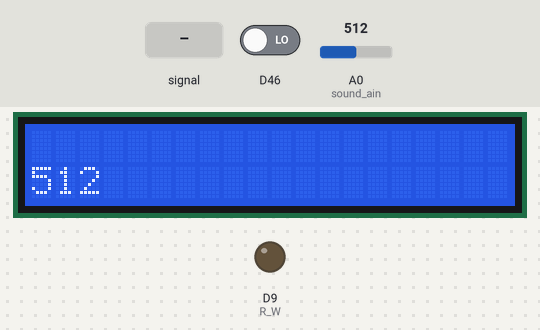
This sketch was run on a simulated Arduino Due. Parts: 20×2 character LCD, output pins drawn as LEDs (lit = HIGH). The test bench sets the inputs (shaded band); at power-on: D46 LOW, A0 (sound_ain) = 512.

Above: at 1.2 s.
1.3 s: D46 driven HIGH
At 2.0 s:
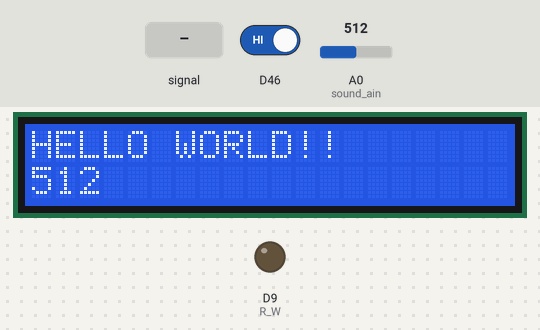
3.7 s: A0 (sound_ain) fed a 200 Hz sine of ±81 counts around its level
At 3.96 s:
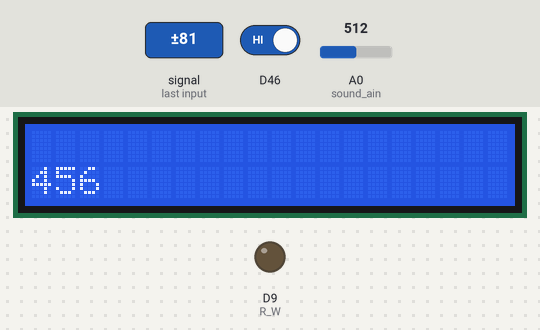
5.3 s: A0 (sound_ain) set to 716
At 6.1 s:
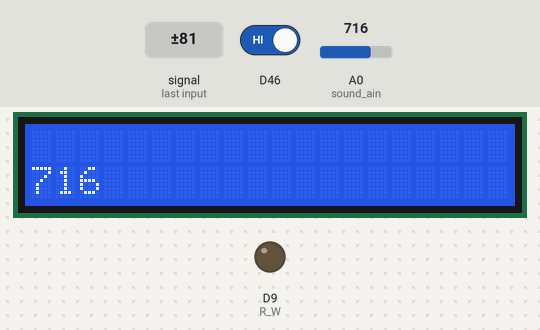
6.9 s: A0 (sound_ain) fed a 1000 Hz sine of ±255 counts around its level
At 7.16 s:
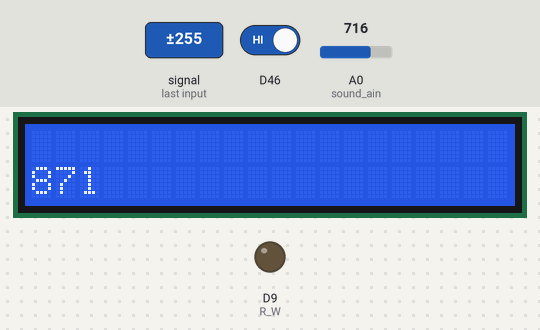
8.5 s: A0 (sound_ain) set to 900
At 9.7 s:
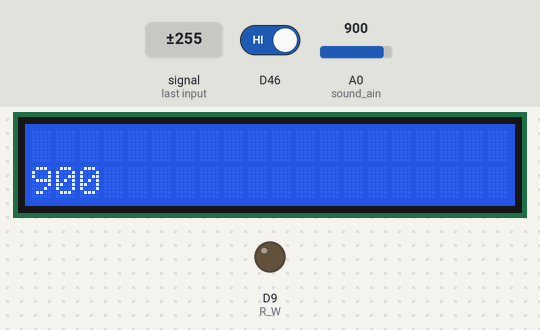
10.1 s: A0 (sound_ain) set to 1023
At 11.0 s:
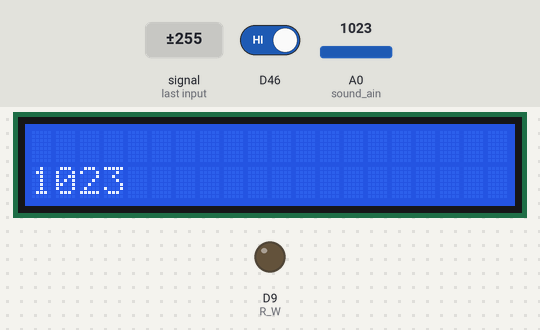
Timing chart, 0 to 12.7 s (numbered marks = the images above; inputs shaded):
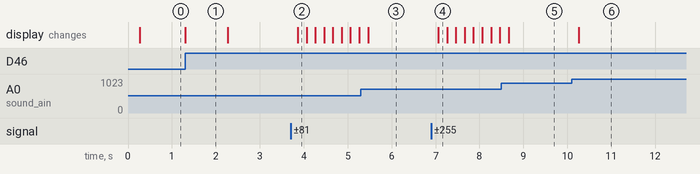

Measured:
- after the input at 1.3 s, the display: changes at once (image 1)
- after the input at 3.7 s, the display: changes after 0.16 s (image 2)
- after the input at 6.9 s, the display: changes after 0.16 s (image 4)
- after the input at 10.1 s, the display: changes after 0.16 s (image 6)
- what the display in image 1 shows lasts 1.0 s, from 1.3 s to 2.3 s

The sketch:

5-1-2_MIC_Ex1-2.ino
```cpp
// 範例: MIC_Ex1-2.ino
// 功能: LCD第2行 顯示MIC音量類比值
//       (建議靜音狀態時調整模組VR至570左右)
//       LCD第1行 當偵測到聲音時,會持續顯示HELLO WORLD!! 1秒
// Support: Atmel SAM3X8E

#include "Arduino.h"
#include "LiquidCrystalEx.h"
#include "DueTimer.h"

//初始化各介面接腳
LiquidCrystalEx lcd(10, 8, 12, 13, 14, 15);
int R_W = 9;
int sound_ain=A0;

int timer_200ms;
int timer_1s;
int ad_value;
int flag_d0;

void process_count()     //邊緣觸發中斷
{
  flag_d0 = 1;
}

void myHandler()         //TIMER 200ms的中斷副程式
{
  timer_200ms  = 1;
}

void setup()
{
   pinMode(R_W, OUTPUT);
   digitalWrite(R_W, LOW);

   pinMode(sound_ain,INPUT);

   lcd.begin(20, 2);  //設定LCD的行列值

   timer_200ms = 0;
   timer_1s = 0;
   flag_d0  = 0;

   attachInterrupt(46, process_count, RISING);

   Timer3.attachInterrupt(myHandler);
   Timer3.start(200000); //啟動每200ms的時間中斷
}

void loop()
{
   if(flag_d0 == 1)
   {
      flag_d0 = 0;
      lcd.setCursor(0, 0);
      lcd.print("HELLO WORLD!!       ");
      timer_1s = 5;
   }

   if(timer_200ms == 1)
   {
      timer_200ms = 0;

      ad_value=analogRead(sound_ain);
      lcd.setCursor(0, 2);
      lcd.print("    ");
      lcd.setCursor(0, 2);
      lcd.print(ad_value);

      if(timer_1s>0)
      {
         timer_1s--;
         if(timer_1s == 0)
         {
            lcd.setCursor(0, 0);
            lcd.print("                    ");
         }
      }
   }
}
```
